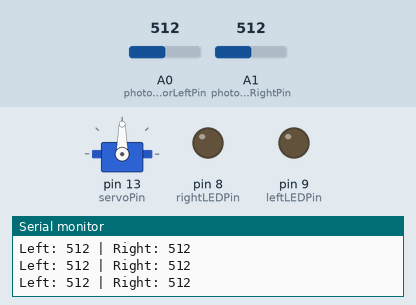
Simulated run of this sketch. Board: Arduino Uno, built with avr-gcc and run on an emulated ATmega328P. Shown: servo, output pins drawn as LEDs (lit = HIGH), the last lines printed to the serial monitor. Inputs (shaded band) come from the test bench; at power-on: A0 (photoresistorLeftPin) = 512, A1 (photoresistorRightPin) = 512.

Above: at 1.2 s.
1.3 s: A0 (photoresistorLeftPin) set to 524
At 4.0 s:
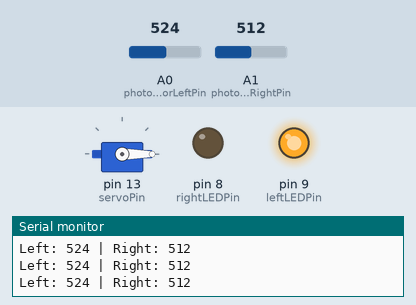
4.3 s: A1 (photoresistorRightPin) set to 528
At 5.4 s:
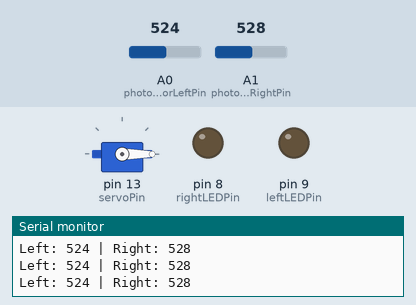
5.8 s: A0 (photoresistorLeftPin) set to 511
At 6.05 s:
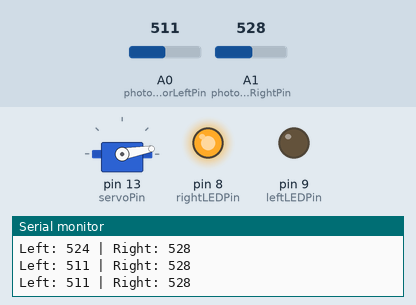
8.8 s: A1 (photoresistorRightPin) set to 511
At 9.5 s:
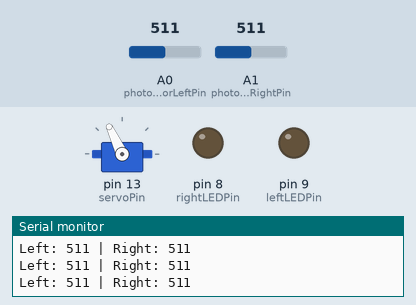
10.3 s: A0 (photoresistorLeftPin) set to 306
At 13.0 s:
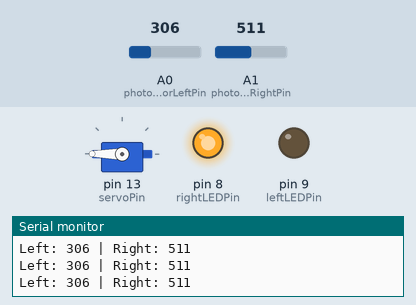
13.3 s: A1 (photoresistorRightPin) set to 330
14.8 s: A1 (photoresistorRightPin) set to 311
At 16.0 s:
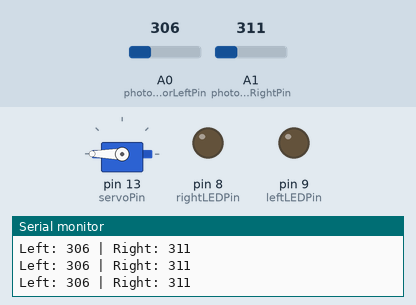
Timing chart, 0 to 17.4 s (numbered marks = the images above; inputs shaded):
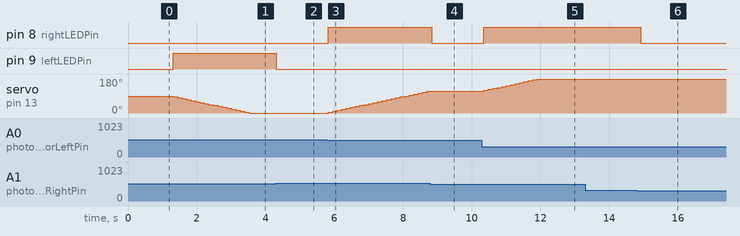

Measured:
- the behaviour switches between 517 and 518 on A0 (photoresistorLeftPin) (found by bisection; images 0 and 1)
- the behaviour switches between 518 and 519 on A1 (photoresistorRightPin) (found by bisection; images 1 and 2)
- the behaviour switches between 312 and 311 on A1 (photoresistorRightPin) (found by bisection; images 5 and 6)
- after the input at 1.3 s, pin 9 (leftLEDPin): LOW → HIGH at once; servo on pin 13 (servoPin): moves from 90° to 0° over 2.2 s, starting at once
- after the input at 4.3 s, pin 9 (leftLEDPin): HIGH → LOW at once
- after the input at 5.8 s, pin 8 (rightLEDPin): LOW → HIGH at once; servo on pin 13 (servoPin): moves from 0° to 115° over 2.9 s, starting at once
- after the input at 8.8 s, pin 8 (rightLEDPin): HIGH → LOW at once; servo on pin 13 (servoPin): stays 115° (without the input it goes to 120° after 0.04 s)
- after the input at 10.3 s, pin 8 (rightLEDPin): LOW → HIGH after 0.05 s; servo on pin 13 (servoPin): moves from 115° to 180° over 1.6 s, starting after 0.05 s
- after the input at 14.8 s, pin 8 (rightLEDPin): HIGH → LOW after 0.12 s

The sketch:

arduino-file.ino
```cpp
#include <Servo.h>

// Define pins for photoresistors
const int photoresistorLeftPin = A0;
const int photoresistorRightPin = A1;

// Define servo pin
const int servoPin = 13;

// Define LED pins
const int leftLEDPin = 9;
const int rightLEDPin = 8;

// Create servo object
Servo panelServo;

// Initialize variables
int leftLightValue = 0;
int rightLightValue = 0;
int currentServoAngle = 90; // Start at midpoint (90 degrees)
const int servoStep = 5;    // Step size for servo adjustment
const int tolerance = 5;    // Reduced tolerance for higher sensitivity

void setup() {
  // Attach servo to pin
  panelServo.attach(servoPin);

  // Set initial servo position
  panelServo.write(currentServoAngle);

  // Configure LED pins as output
  pinMode(leftLEDPin, OUTPUT);
  pinMode(rightLEDPin, OUTPUT);

  // Turn off LEDs initially
  digitalWrite(leftLEDPin, LOW);
  digitalWrite(rightLEDPin, LOW);

  // Initialize serial communication for debugging
  Serial.begin(9600);
}

void loop() {
  // Read light levels from photoresistors
  leftLightValue = analogRead(photoresistorLeftPin);
  rightLightValue = analogRead(photoresistorRightPin);

  // Print values for debugging
  Serial.print("Left: ");
  Serial.print(leftLightValue);
  Serial.print(" | Right: ");
  Serial.println(rightLightValue);

  // Compare light levels
  if (abs(leftLightValue - rightLightValue) > tolerance) {
    if (leftLightValue > rightLightValue) {
      // Rotate servo left
      currentServoAngle = constrain(currentServoAngle - servoStep, 0, 180);

      // Light up the left LED and turn off the right LED
      digitalWrite(leftLEDPin, HIGH);
      digitalWrite(rightLEDPin, LOW);
    } else {
      // Rotate servo right
      currentServoAngle = constrain(currentServoAngle + servoStep, 0, 180);

      // Light up the right LED and turn off the left LED
      digitalWrite(leftLEDPin, LOW);
      digitalWrite(rightLEDPin, HIGH);
    }

    // Update servo position
    panelServo.write(currentServoAngle);

    // Small delay to allow servo to move
    delay(30);
  } else {
    // Turn off both LEDs when the servo is not moving
    digitalWrite(leftLEDPin, LOW);
    digitalWrite(rightLEDPin, LOW);
  }

  // Short delay before next loop iteration
  delay(100);
}
```
